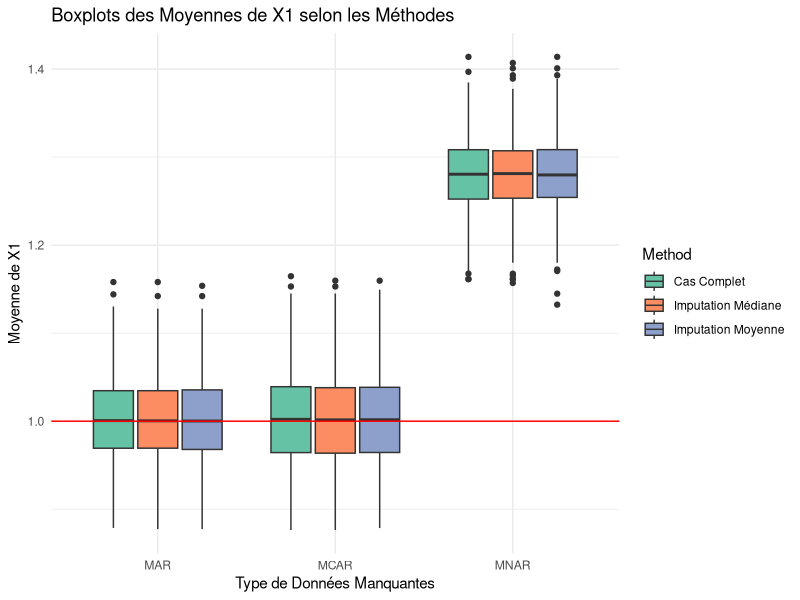
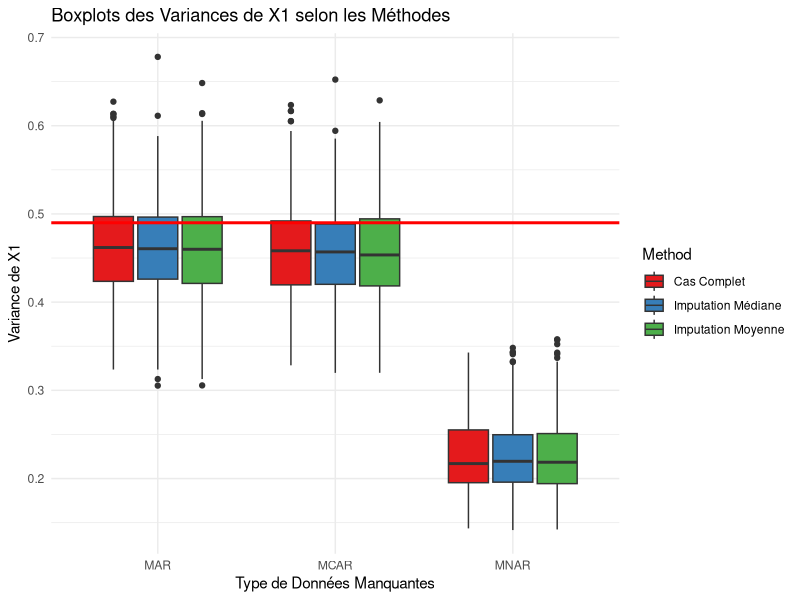
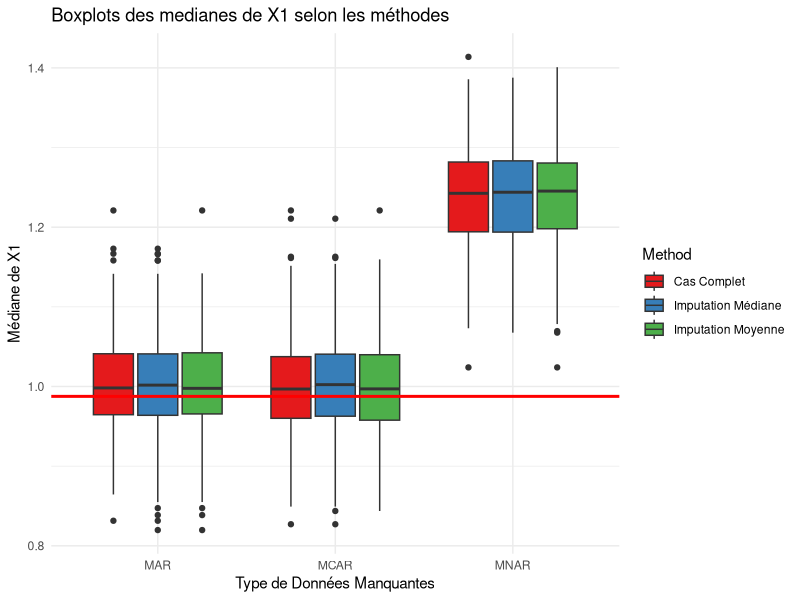

Write the R code that produced these figures, in order.
## 1. Paramètres généraux
n <- 200         # Nombre d'observations
n_sim <- 500       # Nombre de simulations

## Variables pour stocker les résultats
somme_moy_X1 <- 0
somme_moy_B1 <- 0
somme_moy_X2 <- 0

somme_moy_impute_mcar <- 0
somme_moy_impute_mar <- 0
somme_moy_impute_mnar <- 0

somme_moy_impute_median_mcar <- 0
somme_moy_impute_median_mar <- 0
somme_moy_impute_median_mnar <- 0

somme_moy_complet_mcar <- 0
somme_moy_complet_mar <- 0
somme_moy_complet_mnar <- 0

var_complet_X1_mcar <- 0
var_moy_X1_mcar <- 0
var_med_X1_mcar <- 0

var_complet_X1_mar <- 0
var_moy_X1_mar <- 0
var_med_X1_mar <- 0

var_moy_X1_mnar <- 0
var_med_X1_mnar <- 0
var_complet_X1_mnar <- 0

med_complet_X1_mnar <- 0
med_moy_X1_mnar <- 0
med_med_X1_mnar <- 0

med_complet_X1_mcar <- 0
med_moy_X1_mcar <- 0
med_med_X1_mcar <- 0

med_complet_X1_mar <- 0
med_moy_X1_mar <- 0
med_med_X1_mar <- 0


sd_moy_X1_mcar <- 0
sd_med_X1_mcar <- 0
sd_complet_X1_mcar <- 0

sd_moy_X1_mar <- 0
sd_med_X1_mar <- 0
sd_complet_X1_mar <- 0

sd_moy_X1_mnar <- 0
sd_med_X1_mnar <- 0
sd_complet_X1_mnar <- 0


# Moyennes théoriques
moy_theo_X1 <- 1
moy_theo_B1 <- 0.5
moy_theo_X2 <- 1
# mediane théorique 
med_theo_X1 <- 1

## Variances théoriques 

var_theo_X1 <- 0.7^2


# Stockage pour boxplots
res_MCAR <- matrix(NA, nrow = n_sim, ncol = 3)
res_MAR  <- matrix(NA, nrow = n_sim, ncol = 3)
res_MNAR <- matrix(NA, nrow = n_sim, ncol = 3)

# Stockage des variances par simulation
var_mcar <- matrix(NA, nrow = n_sim, ncol = 3)  # Moyenne, Médiane, Cas complets
var_mar <- matrix(NA, nrow = n_sim, ncol = 3)
var_mnar <- matrix(NA, nrow = n_sim, ncol = 3)

med_mcar <- matrix(NA, nrow = n_sim, ncol = 3)  # Moyenne, Médiane, Cas complets
med_mar <- matrix(NA, nrow = n_sim, ncol = 3)
med_mnar <- matrix(NA, nrow = n_sim, ncol = 3)

## 5. Boucle de simulation
for (i in 1:n_sim) {
  
  set.seed(i)
  
  # Génération des données
  B1 <- rbinom(n, 1, 0.5)
  B2 <- rbinom(n, 1, 0.7)
  X1 <- rnorm(n, mean = 1, sd = 0.7)
  X2 <- rnorm(n, mean = 1, sd = 0.5)
  
  data_complet <- data.frame(X1 = X1, X2 = X2, B1 = B1, B2 = B2)
  
  # --- MCAR ---
  data_MCAR <- data_complet
  mean(data_complet$X1)
  missing_index <- sample(1:n, size = 0.1 * n)
  data_MCAR$X1[missing_index] <- NA

  
  # Imputation moyenne
  data_MCAR_impute <- data_MCAR
  data_MCAR_impute$X1[is.na(data_MCAR_impute$X1)] <- mean(data_MCAR$X1, na.rm = TRUE)
  somme_moy_impute_mcar <- somme_moy_impute_mcar + mean(data_MCAR_impute$X1)
  
  var_moy_X1_mcar <- var_moy_X1_mcar + var(data_MCAR_impute$X1)
  sd_moy_X1_mcar <-  sd_moy_X1_mcar + sd(data_MCAR_impute$X1)
  med_moy_X1_mcar <- med_moy_X1_mcar + median(data_MCAR_impute$X1)
  
  # Imputation médiane
  data_MCAR_impute_median <- data_MCAR
  data_MCAR_impute_median$X1[is.na(data_MCAR_impute_median$X1)] <- median(data_MCAR$X1 ,na.rm =TRUE)
  somme_moy_impute_median_mcar <- somme_moy_impute_median_mcar + mean(data_MCAR_impute_median$X1)
  
  var_med_X1_mcar <- var_med_X1_mcar + var(data_MCAR_impute_median$X1)
  sd_med_X1_mcar <- sd_med_X1_mcar + sd(data_MCAR_impute_median$X1 ,na.rm = TRUE)
  med_med_X1_mcar <- med_med_X1_mcar + median(data_MCAR_impute_median$X1)
  
  # Cas complets
  data_complet_mcar <- na.omit(data_MCAR)
  somme_moy_complet_mcar <- somme_moy_complet_mcar + mean(data_complet_mcar$X1)
  
  
  res_MCAR[i, ] <- c(mean(data_MCAR_impute$X1),
                     mean(data_MCAR_impute_median$X1),
                     mean(data_complet_mcar$X1))
  
  var_mcar[i, ] <- c(var(data_MCAR_impute$X1),
                     var(data_MCAR_impute_median$X1),
                     var(data_complet_mcar$X1))
  
  med_mcar[i,] <- c(median(data_MCAR_impute$X1),
                    median(data_MCAR_impute_median$X1),
                    median(data_complet_mcar$X1))
  
 
  var_complet_X1_mcar <- var_complet_X1_mcar+ var(data_complet_mcar$X1)
  sd_complet_X1_mcar <- sd_complet_X1_mcar + sd(data_complet_mcar$X1,na.rm = TRUE)
  med_complet_X1_mcar <- med_complet_X1_mcar+ median(data_complet_mcar$X1)
  
  
  # --- MAR ---
  data_MAR <- data_complet
  missing_index1 <- ifelse(data_MAR$B2 == 0 & data_MAR$X2 < 0.7, 1, 0)
  table(missing_index1)
  data_MAR$X1 <- ifelse(missing_index1 == 0, data_MAR$X1, NA)
  
  
  # Imputation moyenne
  data_MAR_impute <- data_MAR
  data_MAR_impute$X1[is.na(data_MAR_impute$X1)] <- mean(data_MAR$X1, na.rm = TRUE)
  somme_moy_impute_mar <- somme_moy_impute_mar + mean(data_MAR_impute$X1)
  sd_moy_X1_mar <-  sd_moy_X1_mar + sd(data_MAR_impute$X1, na.rm = TRUE)
  
  var_moy_X1_mar <- var_moy_X1_mar + var(data_MAR_impute$X1)
  
  med_moy_X1_mar <- med_moy_X1_mar + median(data_MAR_impute$X1)
  
  # Imputation médiane
  data_MAR_impute_median <- data_MAR
  data_MAR_impute_median$X1[is.na(data_MAR_impute_median$X1)] <- median(data_MAR$X1, na.rm = TRUE)
  somme_moy_impute_median_mar <- somme_moy_impute_median_mar + mean(data_MAR_impute_median$X1)
   
  sd_med_X1_mar <- sd_med_X1_mar + sd(data_MCAR_impute_median$X1 ,na.rm = TRUE)
 
  var_med_X1_mar <- var_med_X1_mar + var(data_MAR_impute_median$X1)
  
  med_med_X1_mar <- med_med_X1_mar + median(data_MAR_impute_median$X1)
  
  # Cas complets
  data_complet_mar <- na.omit(data_MAR)
  somme_moy_complet_mar <- somme_moy_complet_mar + mean(data_complet_mar$X1)
  
  res_MAR[i, ] <- c( mean(data_MAR_impute$X1),
                    mean(data_MAR_impute_median$X1),
                    mean(data_complet_mar$X1))
   
  var_mar[i, ] <- c(var(data_MAR_impute$X1),
                    var(data_MAR_impute_median$X1),
                    var(data_complet_mar$X1))
  
  med_mar[i,] <- c(median(data_MAR_impute$X1),
                   median(data_MAR_impute_median$X1),
                   median(data_complet_mar$X1))
  
  
  sd_complet_X1_mar <- sd_complet_X1_mar + sd(data_complet_mar$X1,na.rm = TRUE)
  var_complet_X1_mar <- var_complet_X1_mar + var(data_complet_mar$X1)
  
  med_complet_X1_mar <- med_complet_X1_mar + median(data_complet_mar$X1)
  
  
  # --- MNAR ---
  data_MNAR <- data_complet
  missing_index2 <- ifelse(data_MNAR$X1 < 0.5 , 1, 0)
  table(missing_index2)
  data_MNAR$X1 <- ifelse(missing_index2 == 0, data_MNAR$X1, NA)
  
  
  # Imputation moyenne
  data_MNAR_impute <- data_MNAR
  data_MNAR_impute$X1[is.na(data_MNAR_impute$X1)] <- mean(data_MNAR$X1, na.rm = TRUE)
  somme_moy_impute_mnar <- somme_moy_impute_mnar + mean(data_MNAR_impute$X1)
  sd_moy_X1_mnar <-  sd_moy_X1_mnar + sd(data_MNAR_impute$X1, na.rm = TRUE)
 
  var_moy_X1_mnar <- var_moy_X1_mnar + var(data_MNAR_impute$X1)
  
  med_moy_X1_mnar <- med_moy_X1_mnar + median(data_MNAR_impute$X1)
  
  # Imputation médiane
  data_MNAR_impute_median <- data_MNAR
  data_MNAR_impute_median$X1[is.na(data_MNAR_impute_median$X1)] <- median(data_MNAR$X1, na.rm = TRUE)
  somme_moy_impute_median_mnar <- somme_moy_impute_median_mnar + mean(data_MNAR_impute_median$X1)
   
  sd_med_X1_mnar <- sd_med_X1_mnar + sd(data_MNAR_impute_median$X1 ,na.rm = TRUE)

  var_med_X1_mnar <- var_med_X1_mnar + var(data_MNAR_impute_median$X1)
  
  med_med_X1_mnar <- med_med_X1_mnar + median(data_MNAR_impute_median$X1)
  
  
  # Cas complets
  data_complet_mnar <- na.omit(data_MNAR)
  somme_moy_complet_mnar <- somme_moy_complet_mnar + mean(data_complet_mnar$X1)
   
  sd_complet_X1_mnar <- sd_complet_X1_mnar + sd(data_complet_mnar$X1,na.rm = TRUE)
  var_complet_X1_mnar <- var_complet_X1_mnar + var(data_complet_mnar$X1)
  
  res_MNAR[i, ] <- c(mean(data_MNAR_impute$X1),
                     mean(data_MNAR_impute_median$X1),
                     mean(data_complet_mnar$X1))
  
  var_mnar[i, ] <- c(var(data_MNAR_impute$X1),
                     var(data_MNAR_impute_median$X1),
                     var(data_complet_mnar$X1))
  
  med_mnar[i,] <- c(median(data_MNAR_impute$X1),
                   median(data_MNAR_impute_median$X1),
                   median(data_complet_mnar$X1))
  
  
  
}

## 6. Calcul des moyennes sur les 500 simulations

moyenne_impute_mcar <- somme_moy_impute_mcar / n_sim
moyenne_impute_mar <- somme_moy_impute_mar / n_sim
moyenne_impute_mnar <- somme_moy_impute_mnar / n_sim

moyenne_impute_median_mcar <- somme_moy_impute_median_mcar / n_sim
moyenne_impute_median_mar <- somme_moy_impute_median_mar / n_sim
moyenne_impute_median_mnar <- somme_moy_impute_median_mnar / n_sim

moyenne_complet_mcar <- somme_moy_complet_mcar / n_sim
moyenne_complet_mar <- somme_moy_complet_mar / n_sim
moyenne_complet_mnar <- somme_moy_complet_mnar / n_sim


## 7. Calcul des biais pour Moyenne

## imputation moyenne

Biais_impute_mcar <- moyenne_impute_mcar - moy_theo_X1
Biais_impute_mar <- moyenne_impute_mar - moy_theo_X1
Biais_impute_mnar <- moyenne_impute_mnar - moy_theo_X1

## imputation mediane

Biais_impute_median_mcar <- moyenne_impute_median_mcar - moy_theo_X1
Biais_impute_median_mar <- moyenne_impute_median_mar - moy_theo_X1
Biais_impute_median_mnar <- moyenne_impute_median_mnar - moy_theo_X1

## Cas complets

Biais_complet_mcar <- moyenne_complet_mcar - moy_theo_X1
Biais_complet_mar <- moyenne_complet_mar - moy_theo_X1
Biais_complet_mnar <- moyenne_complet_mnar - moy_theo_X1


## 7. calcul des biais pour variance 

## MCAR
var_mcar_complet <- var_complet_X1_mcar / n_sim
var_mcar_moy <- var_moy_X1_mcar / n_sim
var_mcar_med <- var_med_X1_mcar / n_sim

## MAR
var_mar_complet <- var_complet_X1_mar / n_sim
var_mar_moy <- var_moy_X1_mar / n_sim
var_mar_med <- var_med_X1_mar / n_sim

## MNAR
var_mnar_complet <- var_complet_X1_mnar / n_sim
var_mnar_moy <- var_moy_X1_mnar / n_sim
var_mnar_med <- var_med_X1_mnar / n_sim

## Biais Variance 

## MCAR
Biais_var_complet_mcar <- var_mcar_complet - med_theo_X1
Biais_var_moy_mcar <- var_mcar_moy - med_theo_X1
Biais_var_med_mcar <- var_mcar_med - med_theo_X1


## MAR 
Biais_var_complet_mar <- var_mar_complet - med_theo_X1
Biais_var_moy_mar <- var_mar_moy - med_theo_X1
Biais_var_med_mar <- var_mar_med - med_theo_X1



## MNAR
Biais_var_complet_mnar <- var_mnar_complet - med_theo_X1
Biais_var_moy_mnar <- var_mnar_moy - med_theo_X1
Biais_var_med_mnar <- var_mnar_med - med_theo_X1

# Calcul des biais pour mediane
## MCAR
med_mcar_complet <- med_complet_X1_mcar / n_sim
med_mcar_moy <- med_moy_X1_mcar / n_sim
med_mcar_med <- med_med_X1_mcar / n_sim

## MAR
med_mar_complet <- med_complet_X1_mar / n_sim
med_mar_moy <- med_moy_X1_mar / n_sim
med_mar_med <- med_med_X1_mar / n_sim

## MNAR
med_mnar_complet <- med_complet_X1_mnar / n_sim
med_mnar_moy <- med_moy_X1_mnar / n_sim
med_mnar_med <- med_med_X1_mnar / n_sim

## Biais Mediane

## MCAR
Biais_med_complet_mcar <- med_mcar_complet - med_theo_X1
Biais_med_moy_mcar <- med_mcar_moy - med_theo_X1
Biais_med_med_mcar <- med_mcar_med - med_theo_X1


## MAR 
Biais_med_complet_mar <- med_mar_complet - med_theo_X1
Biais_med_moy_mar <- med_mar_moy - med_theo_X1
Biais_med_med_mar <- med_mar_med - med_theo_X1

## MNAR
Biais_med_complet_mnar <- med_mnar_complet - med_theo_X1
Biais_med_moy_mnar <- med_mnar_moy - med_theo_X1
Biais_med_med_mnar <- med_mnar_med - med_theo_X1


## ecart type 
# MCAR 
moy_sd_complet_mcar <- sd_complet_X1_mcar /n_sim
moy_sd_moyenne_mcar <- sd_moy_X1_mcar /n_sim
moy_sd_med_mcar <- sd_med_X1_mcar /n_sim

Biais_sd_complet_mcar <- moy_sd_complet_mcar - 0.7
Biais_sd_moyenne_mcar <- moy_sd_moyenne_mcar - 0.7
Biais_sd_med_mcar <- moy_sd_med_mcar - 0.7


# MAR
moy_sd_complet_mar <- sd_complet_X1_mar /n_sim
moy_sd_moyenne_mar <- sd_moy_X1_mar /n_sim
moy_sd_med_mar <- sd_med_X1_mar /n_sim

Biais_sd_complet_mar <- moy_sd_complet_mar - 0.7
Biais_sd_moyenne_mar <- moy_sd_moyenne_mar - 0.7
Biais_sd_med_mar <- moy_sd_med_mar - 0.7

# MNAR
moy_sd_complet_mnar <- sd_complet_X1_mnar /n_sim
moy_sd_moyenne_mnar <- sd_moy_X1_mnar /n_sim
moy_sd_med_mnar <- sd_med_X1_mnar /n_sim

Biais_sd_complet_mnar <- moy_sd_complet_mnar - 0.7
Biais_sd_moyenne_mnar <- moy_sd_moyenne_mnar - 0.7
Biais_sd_med_mnar <- moy_sd_med_mnar - 0.7


# Calcul des erreurs quadratiques moyennes (RMSE) pour chaque méthode
erreur_quadratique_mcar <- sqrt(mean((res_MCAR[, 1] - moy_theo_X1)^2))
erreur_quadratique_mar <- sqrt(mean((res_MAR[, 1] - moy_theo_B1)^2))
erreur_quadratique_mnar <- sqrt(mean((res_MNAR[, 1] - moy_theo_X2)^2))



print(paste("EQM MCAR (X1) : ", erreur_quadratique_mcar))
print(paste("EQM MAR (B1) : ", erreur_quadratique_mar))
print(paste("EQM MNAR (X2) : ", erreur_quadratique_mnar))



library(ggplot2)
library(reshape2)
library(dplyr)


             ## Boxplots moyenne

# Supposons que res_MCAR, res_MAR et res_MNAR contiennent les moyennes de X1 pour chaque méthode
resultats <- data.frame(
  Method = rep(c("Imputation Moyenne", "Imputation Médiane", "Cas Complet"), times = n_sim * 3),
  Type = rep(c("MCAR", "MAR", "MNAR"), each = n_sim * 3),
  Mean_X1 = c(res_MCAR[,1], res_MCAR[,2], res_MCAR[,3],
              res_MAR[,1], res_MAR[,2], res_MAR[,3],
              res_MNAR[,1], res_MNAR[,2], res_MNAR[,3])
)


ggplot(resultats, aes(x = Type, y = Mean_X1, fill = Method)) +
  geom_boxplot() +
  geom_hline(yintercept = moy_theo_X1, color = "red") +
  labs(title = "Boxplots des Moyennes de X1 selon les Méthodes",
       x = "Type de Données Manquantes",
       y = "Moyenne de X1") +
  theme_minimal() +
  scale_fill_brewer(palette = "Set2") # Pour une palette de couleurs




    ## Boxplots variance 
resultats_var <- data.frame(
  Method = rep(c("Imputation Moyenne", "Imputation Médiane", "Cas Complet"), times = n_sim * 3),
  Type = rep(c("MCAR", "MAR", "MNAR"), each = n_sim * 3),
  Variance_X1 = c(var_mcar[,1], var_mcar[,2], var_mcar[,3],
                  var_mar[,1], var_mar[,2], var_mar[,3],
                  var_mnar[,1], var_mnar[,2], var_mnar[,3])
)


ggplot(resultats_var, aes(x = Type, y = Variance_X1, fill = Method)) +
  geom_boxplot() +
  labs(title = "Boxplots des Variances de X1 selon les Méthodes",
       x = "Type de Données Manquantes",
       y = "Variance de X1") +
  theme_minimal() +
  scale_fill_brewer(palette = "Set1") +  # Palette de couleurs
  geom_hline(yintercept = var_theo_X1, color = "red", size = 1) 

## Boxplots mediane

resultats_medianes <- data.frame(
  Method = rep(c("Imputation Moyenne", "Imputation Médiane", "Cas Complet"), times = 3),
  Type = rep(c("MCAR", "MAR", "MNAR"), each = n_sim * 3),
  Median_X1 = c(med_mcar, med_mar, med_mnar)
)

# Tracer les boxplots avec les médianes
ggplot(resultats_medianes, aes(x = Type, y = Median_X1, fill = Method)) + 
  geom_boxplot() +
  labs(title = "Boxplots des medianes de X1 selon les méthodes",
       x = "Type de Données Manquantes",
       y = "Médiane de X1") +
  theme_minimal() +
  scale_fill_brewer(palette = "Set1")+
  # Ajouter les lignes médianes
  geom_hline(yintercept = median(X1), color = "red" ,size =1)



























